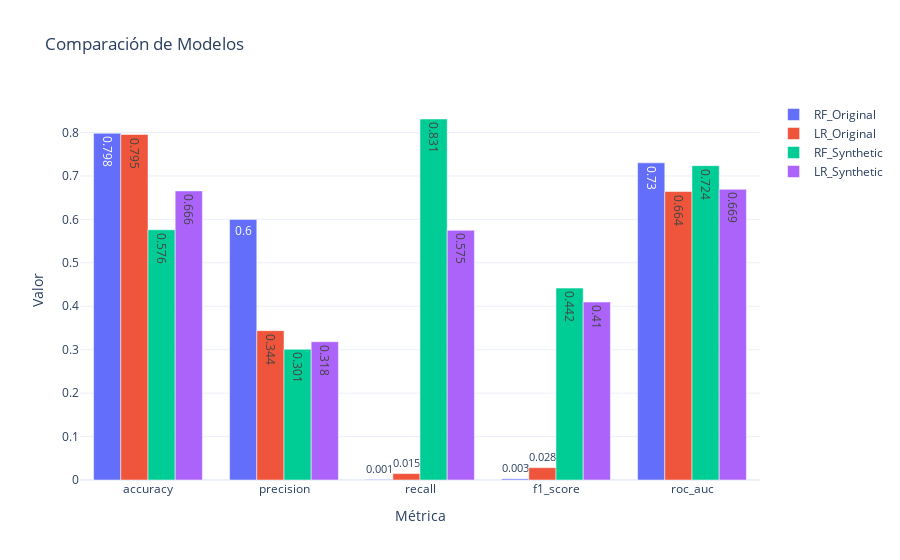

The notebook cell this image was saved under:
### Code cell
fig = plot_model_comparison(comparison_df)
fig.show()

### Figure 1 — Plotly figure (JSON) as saved in the notebook; plotly's stock layout.template omitted (floating-point values rounded to 4 significant figures)
{"data": [{"name": "RF_Original", "text": [0.798, 0.6, 0.001, 0.003, 0.73], "textposition": "auto", "type": "bar", "x": ["accuracy", "precision", "recall", "f1_score", "roc_auc"], "y": [0.7982, 0.6, 0.0013, 0.0027, 0.7301]}, {"name": "LR_Original", "text": [0.795, 0.344, 0.015, 0.028, 0.664], "textposition": "auto", "type": "bar", "x": ["accuracy", "precision", "recall", "f1_score", "roc_auc"], "y": [0.7954, 0.3438, 0.0148, 0.0284, 0.6641]}, {"name": "RF_Synthetic", "text": [0.576, 0.301, 0.831, 0.442, 0.724], "textposition": "auto", "type": "bar", "x": ["accuracy", "precision", "recall", "f1_score", "roc_auc"], "y": [0.576, 0.3009, 0.8311, 0.4418, 0.7237]}, {"name": "LR_Synthetic", "text": [0.666, 0.318, 0.575, 0.41, 0.669], "textposition": "auto", "type": "bar", "x": ["accuracy", "precision", "recall", "f1_score", "roc_auc"], "y": [0.6655, 0.3183, 0.5749, 0.4097, 0.6692]}], "layout": {"barmode": "group", "title": {"text": "Comparación de Modelos"}, "xaxis": {"title": {"text": "Métrica"}}, "yaxis": {"title": {"text": "Valor"}}}}
